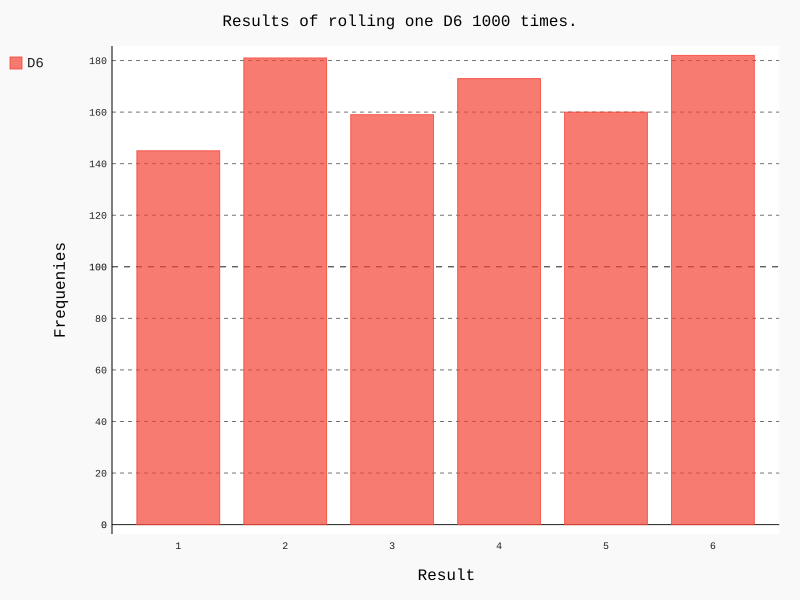

Write the Python code that produced this figure.
from die import Die
import pygal


#创建一个D6
die=Die()

#掷几次骰子，并将结果储存在一个列表中
results=[]
for roll_num in range(1000):
	result=die.roll()
	results.append(result)

# print(results)

#分析结果
frequencies=[]
for value in range(1,die.num_sides+1):
	frequency=results.count(value)
	frequencies.append(frequency)
# print(frequencies)
#对结果进行可视化
hist=pygal.Bar()
hist.title="Results of rolling one D6 1000 times."
hist.x_labels=['1','2','3','4','5','6']
hist.x_title="Result"
hist.y_title="Frequenies"

hist.add('D6',frequencies)
hist.render_to_file('die_visual.svg')
